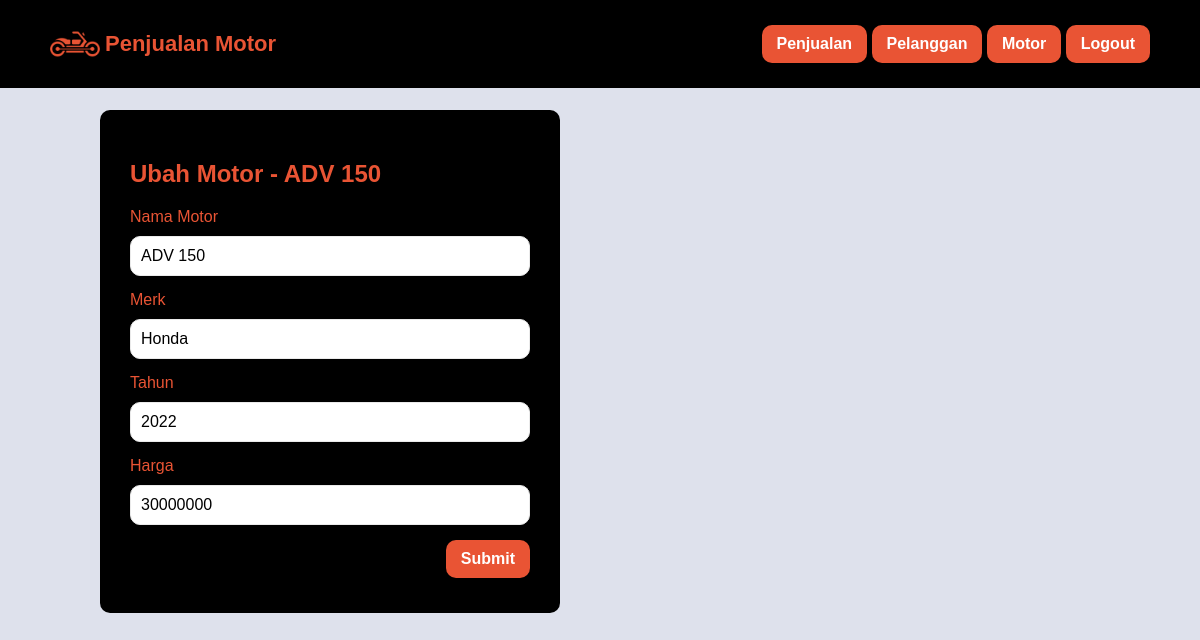
/ubah_motor.php?id_motor=10 (signed in), run on the app's committed database.
### tables this page shows
CREATE TABLE `motor` (
  `id_motor` int(11) NOT NULL,
  `nama` varchar(50) NOT NULL,
  `merk` varchar(50) NOT NULL,
  `tahun` int(11) NOT NULL,
  `harga` int(11) NOT NULL
);

### ubah_motor.php (the view, shortened to what this page needs)
<?php
    require_once 'koneksi.php';
    $id_motor = $_GET['id_motor'];
    $data_motor = mysqli_fetch_assoc(mysqli_query($koneksi, "SELECT * FROM motor WHERE id_motor = '$id_motor'"));
?>
<html>
<head>
    <?php include_once 'head.php'; ?>
</head>
<body>
    <?php include_once 'navbar.php'; ?>
    <div class="container anti-navbar">
        <div class="container">
            <form method="post" class="form form-left">
                <h2>Ubah Motor - <?= $data_motor['nama']; ?></h2>
                <label class="label" for="nama">Nama Motor</label>
                <input type="text" class="input" id="nama" name="nama" value="<?= $data_motor['nama']; ?>" required>
                <label class="label" for="merk">Merk</label>
                <input type="text" class="input" id="merk" name="merk" value="<?= $data_motor['merk']; ?>" required>
                <label class="label" for="tahun">Tahun</label>
                <input type="number" class="input" id="tahun" name="tahun" value="<?= $data_motor['tahun']; ?>" required>
                <label class="label" for="harga">Harga</label>
                <input type="number" class="input" id="harga" name="harga" value="<?= $data_motor['harga']; ?>" required>
                <button type="submit" class="button align-right" name="btnUbah">Submit</button>
            </form>
        </div>
    </div>
</body>
</html>

### style.css (style rules this page uses)
* { font-family: 'Arial', sans-serif; }
body { background-color: #dee1ec; margin: 0; padding: 0; }
.container { padding: 10px 50px; }
.anti-navbar { padding-top: 100px; }
.button { margin-top: 5px; margin-bottom: 5px; display: inline-block; padding: 10px 15px; background-color: #E95434; color: #fff; text-decoration: none; border-radius: 10px; border: none; text-align: center; transition: all 0.2s ease-in-out; font-weight: bold; font-size: 16px; }
.form { max-width: 400px; margin: 0 auto; background-color: #000; padding: 30px; color: #E95434; border-radius: 10px; }
.form-left { margin: 0; }
.label, .input { display: block; width: 100%; }
.label { margin-bottom: 10px; }
.input { margin-top: 5px; margin-bottom: 15px; padding: 10px; font-size: 16px; border-radius: 10px; border: 1px solid #eaeaea; }
.align-right { display: block; margin-left: auto; }
.label { white-space: nowrap; }

### data on the page
motor: nama "ADV 150", merk "Honda", tahun "2022", harga "30000000"
